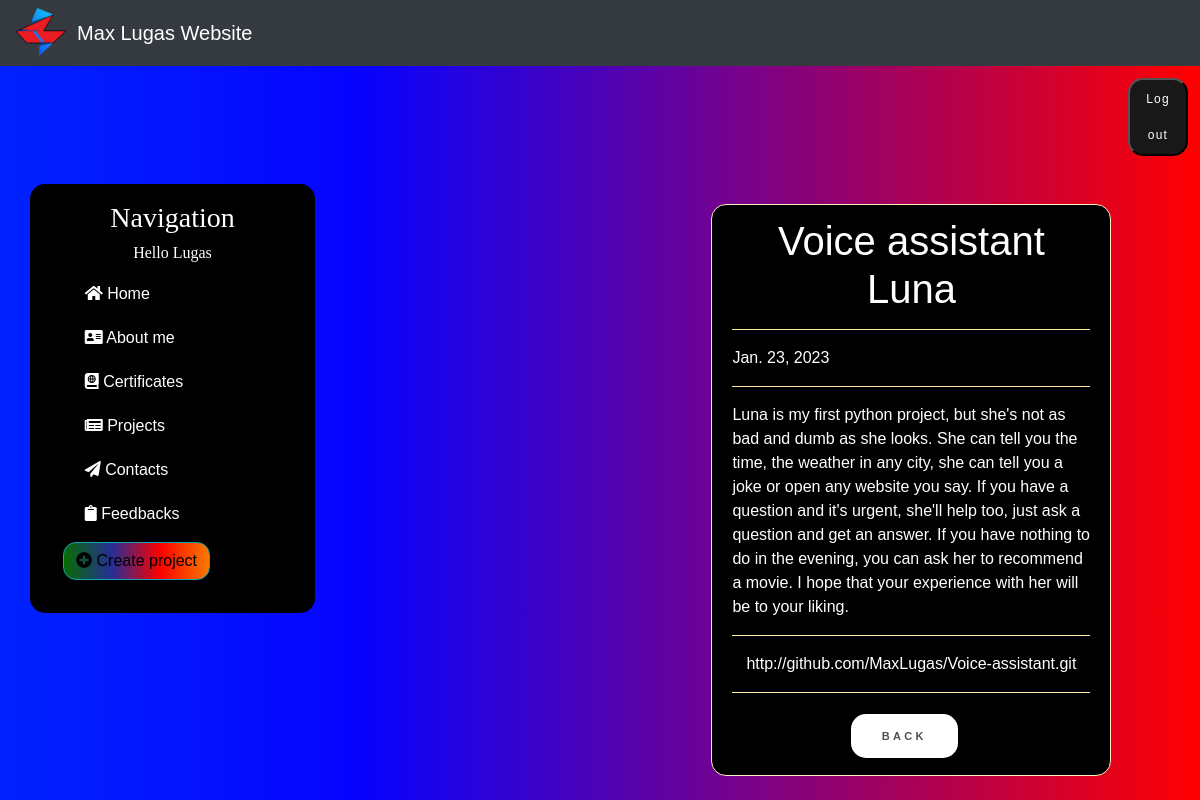
Page /project/1 (signed in) on the committed database.
### news/models.py (models this page shows, shortened)
class Articles(models.Model):
    title = models.CharField('Title', max_length=50)
    anons = models.CharField('Anons', max_length=250)
    content = models.TextField('Content')
    date = models.DateField('Date of publication', auto_now_add=True)
    link = models.URLField('Link to GitHub', default=None)
    class Meta:
        verbose_name = 'News'
        verbose_name_plural = "News"

### news/views.py (the view)
# urls.py: path('<int:pk>', views.NewsDetailView.as_view(), name='news-detail'),
class NewsDetailView(DetailView):
    model = Articles
    template_name = 'news/details_view.html'
    context_object_name = 'article'

### news/templates/news/details_view.html (shortened to what this page needs)
{% extends 'main/layout.html' %}
{% block content %}
    <div class="features">
        <div class="alert alert-warning">
            <h1>{{ article.title }}</h1>
            <hr>
            <p>{{ article.date }}</p>
            <hr>
            <p>{{ article.content }}</p>
            <hr>
            <p><a class="github" href="{{ article.link }}">{{ article.link }}</a></p>
            <hr>
            <a href="{% url 'news_home' %}" class="shine-button">Back</a>
        </div>
    </div>
{% endblock %}

### main/templates/main/layout.html (shortened to what this page needs)
<!doctype html>
{% load static %}
<html lang="en">
<head>
    <link rel="stylesheet" href="{% static 'main/bootstrap/css/bootstrap.min.css' %}">
    <link rel="stylesheet" href="https://use.fontawesome.com/releases/v5.8.2/css/all.css">
    <link rel="stylesheet" href="{% static 'main/css/main.css' %}">
</head>
<body>
{% include 'main/_nav.html' %}
<div class="block">
    {% if request.user.is_authenticated %}
    <a href="{% url 'logout' %}"><button class="login-button"> Log out</button></a>
    {% else %}
        <a href="{% url 'sign_in' %}"><button class="login-button"> Sign in</button></a>
        <a href="{% url 'register' %}"><button class="login-button"> Sign up</button></a>
    {% endif %}
</div>
<div class="container mt-3">
    <div class="row">
        <div class="col-md-3">
            <h3>Navigation</h3>
            {% if request.user.is_authenticated %}
            <h6>Hello {{ user.username }}</h6>
            {% endif %}
            <a href="{% url 'home' %}"><li><i class="fas fa-home"></i> Home</li></a>
            <a href="{% url 'about' %}"><li><i class="fas fa-address-card"></i> About me</li></a>
            <a href="{% url 'certificates' %}"><li><i class="fas fa-atlas"></i> Certificates</li></a>
            <a href="{% url 'news_home' %}"><li><i class="fas fa-newspaper"></i> Projects</li></a>
            <a href="{% url 'contacts' %}"><li><i class="fas fa-paper-plane"></i> Contacts</li></a>
            <a href="{% url 'feedback_home' %}"><li><i class="fas fa-clipboard"></i> Feedbacks</li></a>
            {% if request.user.is_authenticated %}
            {% if user.is_superuser %}
                <a href="{% url 'create' %}"><button class="btn btn-info"><i class="fas fa-plus-circle"></i> Create project</button></a>
            {% else %}
                <a href="{% url 'create_feedback' %}"><button class="btn btn-info"><i class="fas fa-plus-circle"></i> Send feedback</button></a>
            {% endif%}
        {% endif %}
        </div>
        <div class="col-md-6">
            {% block content %}{% endblock content %}
        </div>
    </div>
</div>
</body>
</html>

### main/static/main/css/main.css (style rules this page uses)
body { background: rgb(0,35,255); background: linear-gradient(90deg, rgba(0,35,255,1) 0%, rgba(3,0,255,0.9893207282913166) 30%, rgba(255,0,0,1) 100%); font-family: 'Montserrat', sans-serif; }
.col-md-3 { background-color: black; border-radius: 15px; padding: 1.5%; width: 15%; }
.col-md-3 h3 { font-family: 'Times New Roman', sans-serif; color: #fff; text-align: center; }
.col-md-3 h6 { font-family: 'Times New Roman', sans-serif; color: #fff; text-align: center; }
.col-md-3 li { color: #fff; display: block; text-decoration: none; margin-top: 20px; margin-left: 15%; transition: transform .6s ease; }
.col-md-6 { text-align: center; color: #fff; height: 3em; left: 10em; }
.features { color: #fff; margin-left: 35%; text-align: center; width: 75%; }
.alert-warning { background-color: black; color: white; border-radius: 15px; width: 400px; margin: 20px 8%; text-align: left; }
.alert-warning h1 { text-align: center; }
.alert-warning .shine-button { margin-left: 33%; }
.alert-warning a.github { color: white; display: block; text-decoration: none; transition: transform .6s ease; text-align: center; }
.shine-button { text-decoration: none; display: inline-block; width: 30%; height: 4em; line-height: 4em; border-radius: 15px; margin: 5px; font-family: 'Montserrat', sans-serif; font-size: 11px; text-transform: uppercase; text-align: center; letter-spacing: .3em; font-weight: 600; color: #524f4e; background: white; box-shadow: 0 8px 15px rgba(0, 0, 0, .1); transition: .3s; }
.btn-info { text-decoration: none; margin: 1em; display: inline-block; transition: transform .6s ease; border-radius: 13px; font-family: 'Montserrat', sans-serif; color: black; background: rgb(7,108,3); background: linear-gradient(90deg, rgba(7,108,3,1) 0%, rgba(42,51,165,0.9024859943977591) 33%, rgba(250,0,0,1) 66%, rgba(250,121,0,1) 100%); }
.login-button { text-decoration: none; font-family: 'Montserrat', sans-serif; display: inline-block; width: 5%; height: 25%; line-height: 3em; border-radius: 15px; margin: 1em; font-size: 12px; text-align: center; letter-spacing: .1em; font-weight: 500; color: white; background: #181818; transition: .3s; }
div.block { text-align: right; }

### rows in the picture
Articles: title "Voice assistant Luna", date "Jan. 23, 2023", content "Luna is my first python project, but she's not as bad and dumb as she looks. She can tell you the time, the weather in any city, she can tell you a joke or open any website you say. If you have a question and it's urgent, she'll help too, just ask a question and get an answer. If you have nothing to do in the evening, you can ask her to recommend a movie. I hope that your experience with her will be to your liking.", link "http://github.com/MaxLugas/Voice-assistant.git"

### other values in the picture
{{ user.username }} "Lugas"
